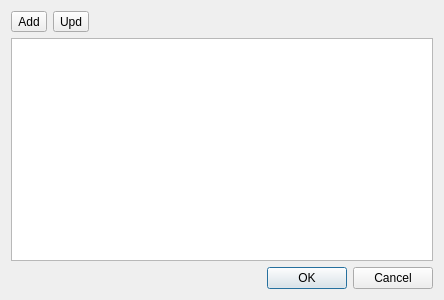
<?xml version="1.0" encoding="UTF-8"?>
<ui version="4.0">
 <class>lTypesDialog</class>
 <widget class="QDialog" name="lTypesDialog">
  <property name="geometry">
   <rect>
    <x>0</x>
    <y>0</y>
    <width>444</width>
    <height>300</height>
   </rect>
  </property>
  <property name="windowTitle">
   <string>Dialog</string>
  </property>
  <layout class="QVBoxLayout" name="verticalLayout">
   <item>
    <layout class="QHBoxLayout" name="horizontalLayout">
     <item>
      <widget class="QToolButton" name="tbAdd">
       <property name="text">
        <string>Add</string>
       </property>
      </widget>
     </item>
     <item>
      <widget class="QToolButton" name="tbUpd">
       <property name="text">
        <string>Upd</string>
       </property>
      </widget>
     </item>
     <item>
      <spacer name="horizontalSpacer">
       <property name="orientation">
        <enum>Qt::Horizontal</enum>
       </property>
       <property name="sizeHint" stdset="0">
        <size>
         <width>40</width>
         <height>20</height>
        </size>
       </property>
      </spacer>
     </item>
    </layout>
   </item>
   <item>
    <widget class="QTableView" name="tvTypes">
     <property name="editTriggers">
      <set>QAbstractItemView::NoEditTriggers</set>
     </property>
     <property name="selectionMode">
      <enum>QAbstractItemView::MultiSelection</enum>
     </property>
     <property name="selectionBehavior">
      <enum>QAbstractItemView::SelectRows</enum>
     </property>
     <attribute name="verticalHeaderVisible">
      <bool>false</bool>
     </attribute>
    </widget>
   </item>
   <item>
    <widget class="QDialogButtonBox" name="buttonBox">
     <property name="orientation">
      <enum>Qt::Horizontal</enum>
     </property>
     <property name="standardButtons">
      <set>QDialogButtonBox::Cancel|QDialogButtonBox::Ok</set>
     </property>
    </widget>
   </item>
  </layout>
 </widget>
 <resources/>
 <connections>
  <connection>
   <sender>buttonBox</sender>
   <signal>accepted()</signal>
   <receiver>lTypesDialog</receiver>
   <slot>accept()</slot>
   <hints>
    <hint type="sourcelabel">
     <x>248</x>
     <y>254</y>
    </hint>
    <hint type="destinationlabel">
     <x>157</x>
     <y>274</y>
    </hint>
   </hints>
  </connection>
  <connection>
   <sender>buttonBox</sender>
   <signal>rejected()</signal>
   <receiver>lTypesDialog</receiver>
   <slot>reject()</slot>
   <hints>
    <hint type="sourcelabel">
     <x>316</x>
     <y>260</y>
    </hint>
    <hint type="destinationlabel">
     <x>286</x>
     <y>274</y>
    </hint>
   </hints>
  </connection>
 </connections>
</ui>
